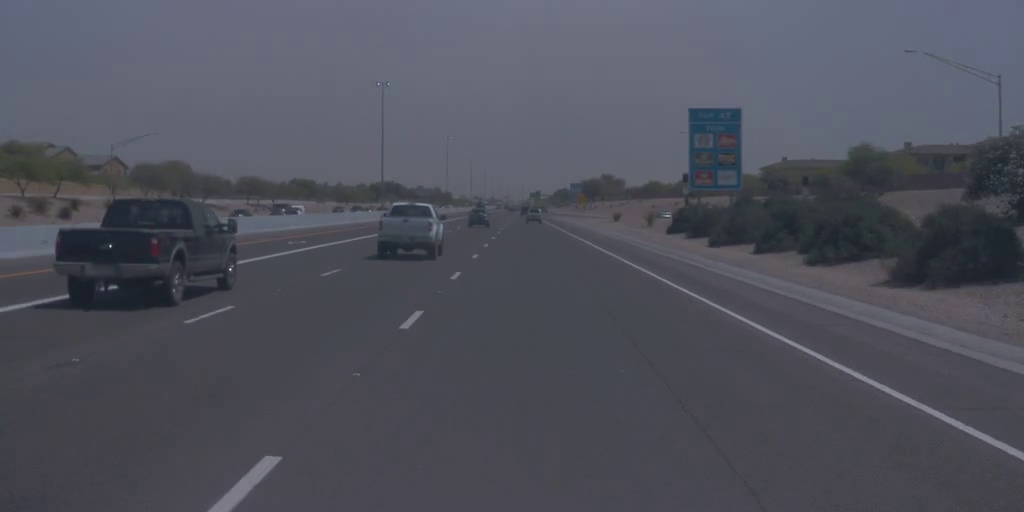
#> input picture frame 19 of test_videos/highway_1024_512.mp4, 1024 x 512 px, given in place of VIDEO_GOC.mp4, which was not available
$ python ROI_tuner.py
#> lines starting #> are read from the running program, lines starting #| are printed output that depends on the picture; after the words box and inside, x2 and y2 are one past the last pixel; in counts of white or black regions, pixels touching at a corner belong together
import cv2
import numpy as np
from config import FRAME_WIDTH, FRAME_HEIGHT, BOTTOM_Y_PERCENTAGE

def nothing(x):
    pass

def main():
    # Thay đổi đường dẫn video test của bạn tại đây
    video_path = 'VIDEO_GOC.mp4'
    cap = cv2.VideoCapture(video_path)

    if not cap.isOpened():
        print("Lỗi: Không thể mở video.")
        return

    window_name = "Dynamic ROI & BEV Tuner (Sync with step2 & step3)"
    cv2.namedWindow(window_name, cv2.WINDOW_NORMAL)
    cv2.resizeWindow(window_name, 1280, 450)

    # 1. Thanh trượt giả lập tọa độ Điểm tụ (Vanishing Point)
    cv2.createTrackbar('VP X', window_name, FRAME_WIDTH // 2, FRAME_WIDTH, nothing)
    cv2.createTrackbar('VP Y', window_name, int(FRAME_HEIGHT * 0.6), FRAME_HEIGHT, nothing)

    # 2. Thanh trượt thông số hình học Dynamic ROI (Khớp 100% với config.py và step2)
    cv2.createTrackbar('ROI Offset Y', window_name, 30, 100, nothing)
    cv2.createTrackbar('Top Half W', window_name, 45, 200, nothing)
    cv2.createTrackbar('Bot Offset L', window_name, 210, 400, nothing)
    cv2.createTrackbar('Bot Offset R', window_name, 210, 400, nothing)

    # 3. Thanh trượt thông số khoảng cách biên BEV (Áp dụng cho step3)
    # Mặc định lấy 200 theo config.py của bạn
    cv2.createTrackbar('BEV Dst X', window_name, 200, 320, nothing)

    is_paused = False

    print("=== HƯỚNG DẪN SỬ DỤNG DYNAMIC ROI TUNER ===")
    print("- Màn hình TRÁI: Vùng ROI bám theo Điểm tụ.")
    print("- Màn hình PHẢI: Kết quả góc nhìn chim bay (BEV).")
    print("- MỤC TIÊU: Chỉnh 'BEV Dst X', 'Top Half W', 'Bot Offset...' để 2 vạch song song.")
    print("- Phím 'p' để Tạm dừng/Phát tiếp video | 'q' để In thông số và Thoát.")
    print("===========================================")

    while True:
        if not is_paused:
            ret, frame = cap.read()
#> frame is the input picture: shape (512, 1024, 3); mean B, G, R 91.5, 81.1, 79.4
            if not ret:
                cap.set(cv2.CAP_PROP_POS_FRAMES, 0)
                continue
            frame = cv2.resize(frame, (FRAME_WIDTH, FRAME_HEIGHT))
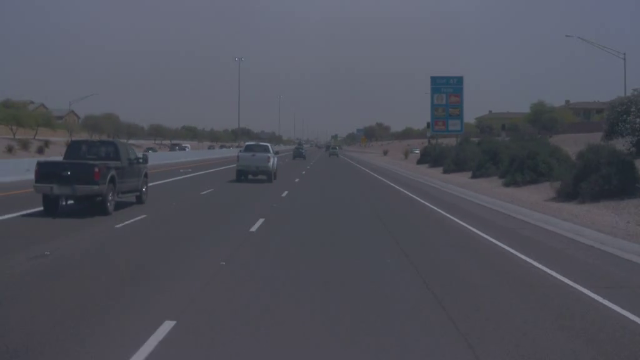
#> frame: shape (360, 640, 3); mean B, G, R 91.5, 81.1, 79.3

        height, width = frame.shape[:2]
#> height = 360; width = 640
        bottom_y = int(height * BOTTOM_Y_PERCENTAGE)
#> bottom_y = 342

        # Lấy giá trị từ thanh trượt
        vp_x = cv2.getTrackbarPos('VP X', window_name)
        vp_y = cv2.getTrackbarPos('VP Y', window_name)

        roi_offset_y = cv2.getTrackbarPos('ROI Offset Y', window_name)
        top_half_w = cv2.getTrackbarPos('Top Half W', window_name)
        bot_offset_l = cv2.getTrackbarPos('Bot Offset L', window_name)
        bot_offset_r = cv2.getTrackbarPos('Bot Offset R', window_name)
        bev_dst_x = cv2.getTrackbarPos('BEV Dst X', window_name)

        # Tính toán tọa độ đỉnh của hình thang ROI y hệt step2_dynamic_roi.py
        top_y = min(max(vp_y + roi_offset_y, 0), height)
#> top_y = 246

        pt_bl = [vp_x - bot_offset_l, bottom_y]   # Đáy dưới trái
#> pt_bl = [110, 342]
        pt_tl = [vp_x - top_half_w, top_y]        # Đỉnh trên trái
#> pt_tl = [275, 246]
        pt_tr = [vp_x + top_half_w, top_y]        # Đỉnh trên phải
#> pt_tr = [365, 246]
        pt_br = [vp_x + bot_offset_r, bottom_y]   # Đáy dưới phải
#> pt_br = [530, 342]

        polygon = np.array([[pt_bl, pt_tl, pt_tr, pt_br]], np.int32)

        # ==========================================
        # XỬ LÝ MÀN HÌNH TRÁI (HIỂN THỊ ROI ĐỘNG)
        # ==========================================
        left_display = frame.copy()

        # Đánh dấu Điểm tụ giả lập
        cv2.circle(left_display, (vp_x, vp_y), 5, (0, 0, 255), -1)
#> left_display: shape (360, 640, 3); 0.04% of pixels changed, all inside (x1, y1, x2, y2) = (315, 211, 326, 222)

        # Hiệu ứng làm tối vùng ngoài hình thang
        mask = np.zeros_like(frame)
        cv2.fillPoly(mask, polygon, (255, 255, 255))
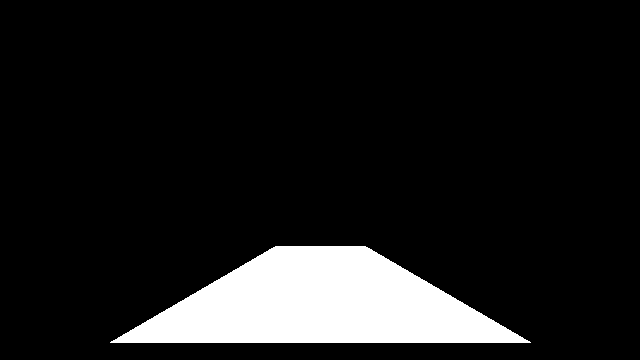
#> mask: shape (360, 640, 3); 10.8% white; 1 white region, box (x1, y1, x2, y2) and area: (110, 246, 531, 343) 24901
        dark_frame = cv2.addWeighted(left_display, 0.3, np.zeros_like(left_display), 0.7, 0)
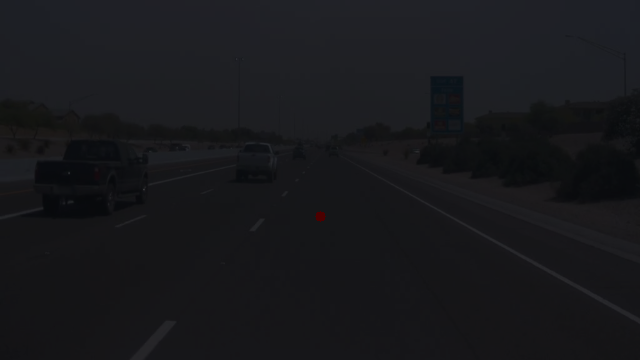
#> dark_frame: shape (360, 640, 3); mean B, G, R 27.4, 24.4, 23.8
        roi_focus = cv2.bitwise_and(left_display, mask)
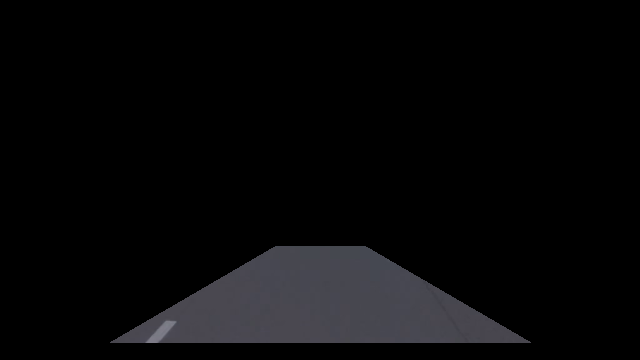
#> roi_focus: shape (360, 640, 3); mean B, G, R 8.7, 7.8, 7.8
        left_display = cv2.add(dark_frame, roi_focus)

        cv2.polylines(left_display, polygon, True, (0, 255, 255), 2)
        cv2.putText(left_display, "1. Dynamic ROI (step2)", (15, 30), cv2.FONT_HERSHEY_SIMPLEX, 0.7, (0, 255, 255), 2)
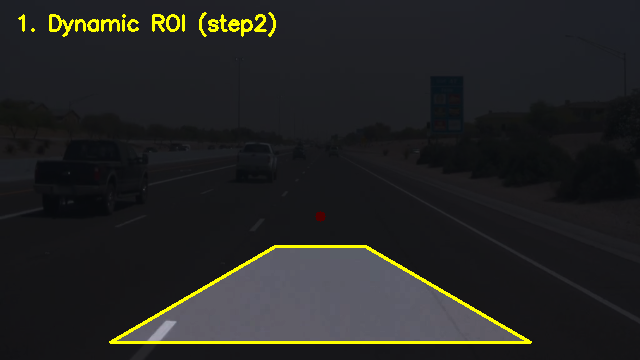
#> left_display: shape (360, 640, 3); mean B, G, R 34.9, 36.1, 35.6

        # ==========================================
        # XỬ LÝ MÀN HÌNH PHẢI (HIỂN THỊ BEV PREVIEW)
        # ==========================================
        # Trình tự điểm Nguồn (Src) giống hệt step3_birdseye_view.py
        src_pts = np.float32([pt_bl, pt_tl, pt_tr, pt_br])

        # Trình tự điểm Đích (Dst) với tham số BEV_DST_OFFSET_X tùy chỉnh
        dst_pts = np.float32([
            [bev_dst_x, height],          # Tương ứng với pt_bl
            [bev_dst_x, 0],               # Tương ứng với pt_tl
            [width - bev_dst_x, 0],       # Tương ứng với pt_tr
            [width - bev_dst_x, height]   # Tương ứng với pt_br
        ])

        M = cv2.getPerspectiveTransform(src_pts, dst_pts)
        right_display = cv2.warpPerspective(frame, M, (width, height), flags=cv2.INTER_LINEAR)

        cv2.putText(right_display, "2. Bird's Eye View (step3)", (15, 30), cv2.FONT_HERSHEY_SIMPLEX, 0.7, (0, 255, 0), 2)
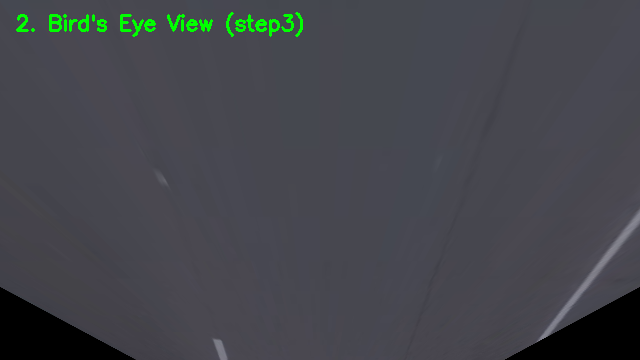
#> right_display: shape (360, 640, 3); mean B, G, R 75.4, 69.7, 67.6

        # Trạng thái tạm dừng
        if is_paused:
            cv2.putText(left_display, "PAUSED - 'p' to Resume", (15, 70), cv2.FONT_HERSHEY_SIMPLEX, 0.7, (0, 0, 255), 2)

        # Ghép 2 màn hình
        combined = np.hstack((left_display, right_display))
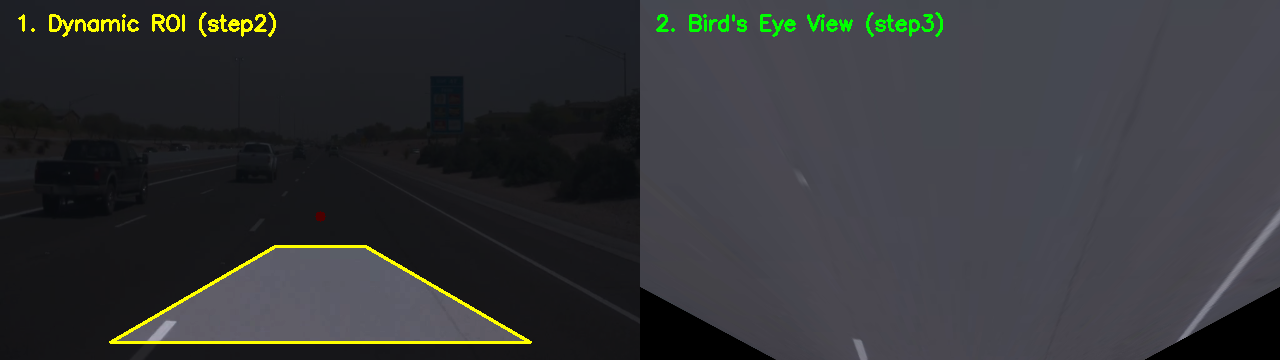
#> combined: shape (360, 1280, 3); mean B, G, R 55.1, 52.9, 51.6
        cv2.imshow(window_name, combined)

        # Xử lý phím bấm
        delay = 1 if not is_paused else 30
        key = cv2.waitKey(delay) & 0xFF
#> (key q is pressed here)

        if key == ord('q'):
            print("\n=== CẬP NHẬT THÔNG SỐ VÀO CONFIG.PY ===")
            print(f"ROI_OFFSET_Y = {roi_offset_y}")
            print(f"ROI_TOP_HALF_WIDTH = {top_half_w}")
            print(f"ROI_BOTTOM_OFFSET_LEFT = {bot_offset_l}")
            print(f"ROI_BOTTOM_OFFSET_RIGHT = {bot_offset_r}")
            print(f"BEV_DST_OFFSET_X = {bev_dst_x}")
            print("=======================================\n")
            break
        elif key == ord('p'):
            is_paused = not is_paused

    cap.release()
    cv2.destroyAllWindows()

if __name__ == '__main__':
    main()

$ run again, starting later in the video
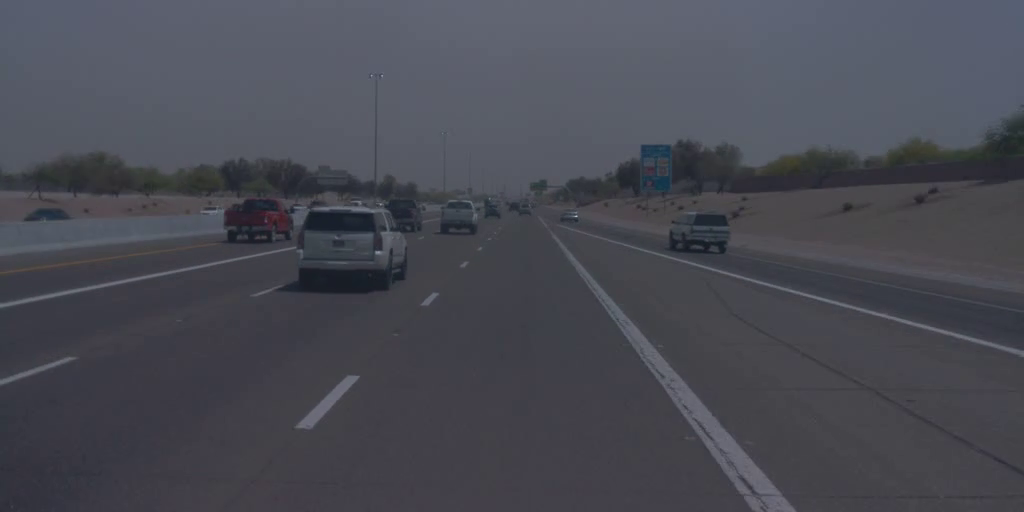
#> input picture frame 89 of test_videos/highway_1024_512.mp4, 1024 x 512 px, given in place of VIDEO_GOC.mp4, which was not available
#> in main, frame is the input picture: shape (512, 1024, 3); mean B, G, R 83.1, 74.1, 72.8
#> frame: shape (360, 640, 3)
#> mask: shape (360, 640, 3); 10.8% white; 1 white region, box (x1, y1, x2, y2) and area: (110, 246, 531, 343) 24901
#> in main, `cv2.putText(right_display, "2. Bird's Eye View (step3)", (15, 30), cv2..`:
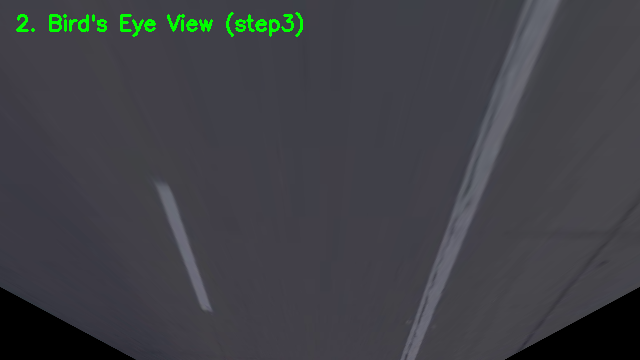
#> right_display: shape (360, 640, 3); mean B, G, R 69.7, 64.7, 63.4
#> in main, `combined = np.hstack((left_display, right_display))`:
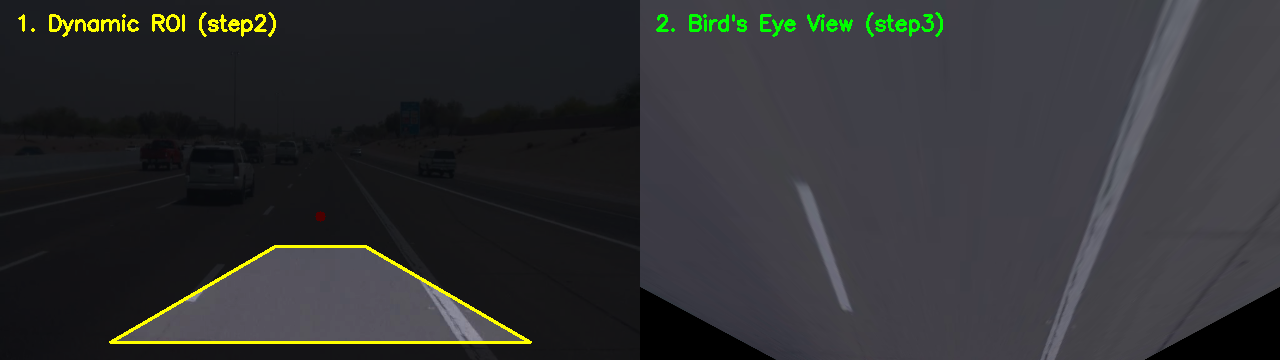
#> combined: shape (360, 1280, 3); mean B, G, R 50.7, 49.1, 48.3

$ run again, starting later in the video
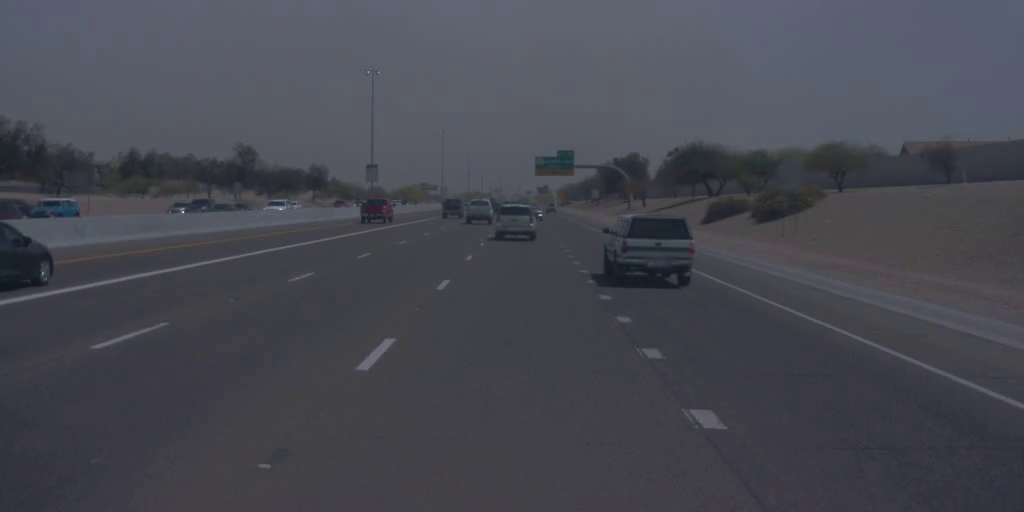
#> input picture frame 159 of test_videos/highway_1024_512.mp4, 1024 x 512 px, given in place of VIDEO_GOC.mp4, which was not available
#> in main, frame is the input picture: shape (512, 1024, 3); mean B, G, R 81.5, 72.3, 71.1
#> frame: shape (360, 640, 3)
#> mask: shape (360, 640, 3); 10.8% white; 1 white region, box (x1, y1, x2, y2) and area: (110, 246, 531, 343) 24901
#> in main, `cv2.putText(right_display, "2. Bird's Eye View (step3)", (15, 30), cv2..`:
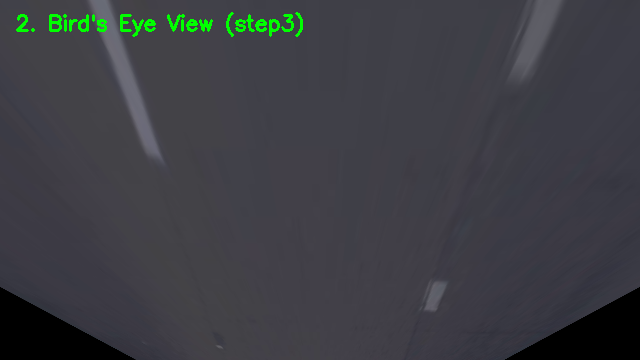
#> right_display: shape (360, 640, 3); mean B, G, R 67.4, 61.9, 60.6
#> in main, `combined = np.hstack((left_display, right_display))`:
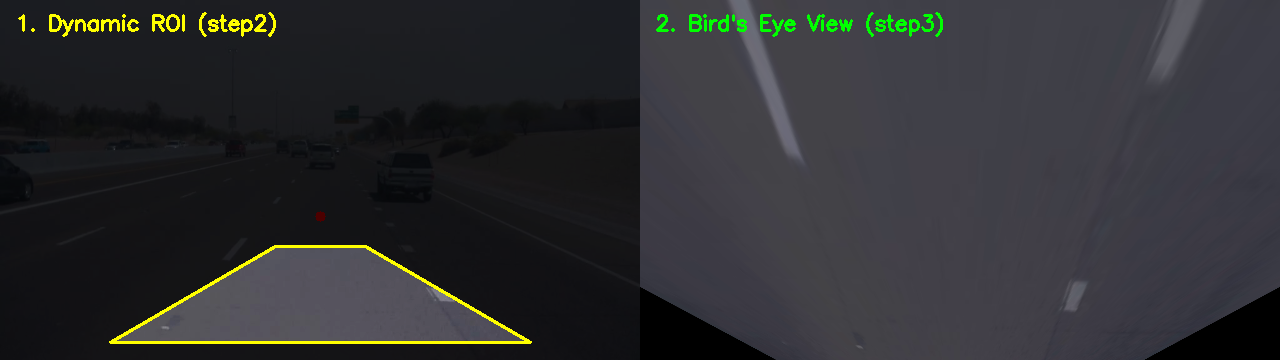
#> combined: shape (360, 1280, 3); mean B, G, R 49.2, 47.3, 46.5
